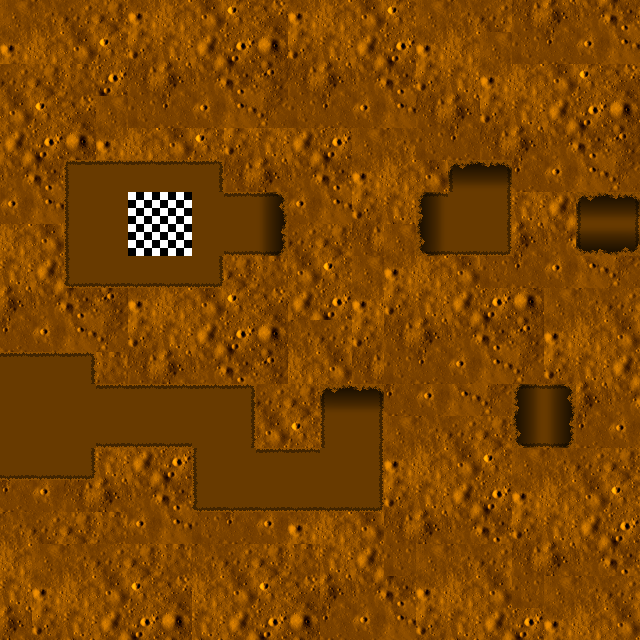

A level layout from a 2D game, rendered from its tile map. Below: a short description, then the map file with tile-grid data replaced by summaries:
An orthogonal 20x20 tile map with 32x32 px tiles, 2 tile layers (Tunel, Fondo), 2 tilesets and 14 objects (mainPlayer).

<map version="1.0" tiledversion="1.0.2" orientation="orthogonal" renderorder="right-down" width="20" height="20" tilewidth="32" tileheight="32" nextobjectid="38">
 <tileset firstgid="1" name="tunnel" tilewidth="32" tileheight="32" tilecount="24" columns="8">
  <image source="../../img/sprite/tunnel.png" trans="ff00ff" width="256" height="96" />
 </tileset>
 <tileset firstgid="25" name="mercurio" tilewidth="32" tileheight="32" tilecount="25" columns="5">
  <image source="../../img/sprite/mercurio.png" trans="ff00ff" width="160" height="160" />
 </tileset>
 <layer name="Tunel" width="20" height="20">
  <data>[400 cells, 78 non-empty, 10 distinct tile ids]</data>
 </layer>
 <objectgroup name="Entities">
  <object id="12" name="mainPlayer" x="32" y="416" width="50" height="50">
   <properties>
    <property name="frameheight" value="50" />
    <property name="framewidth" value="50" />
    <property name="image" value="robot50" />
    <property name="spritelength" value="45" />
    <property name="spritewidth" value="45" />
   </properties>
  </object>
 </objectgroup>
 <layer name="Fondo" width="20" height="20">
  <data>[400 cells, 338 non-empty, 33 distinct tile ids]</data>
 </layer>
 <objectgroup name="collision">
  <object id="3" x="96" y="256" width="128" height="128" />
  <object id="11" x="96" y="0" width="128" height="192" />
  <object id="24" x="224" y="0" width="224" height="192" />
  <object id="25" x="0" y="0" width="128" height="352" />
  <object id="26" x="96" y="448" width="96" height="192" />
  <object id="27" x="224" y="256" width="96" height="128" />
  <object id="29" x="192" y="512" width="192" height="128" />
  <object id="30" x="256" y="384" width="64" height="64" />
  <object id="31" x="320" y="256" width="192" height="64" />
  <object id="32" x="384" y="384" width="64" height="256" />
  <object id="33" x="448" y="448" width="192" height="192" />
  <object id="34" x="512" y="64" width="64" height="320" />
  <object id="35" x="0" y="480" width="96" height="160" />
 </objectgroup>
</map>
